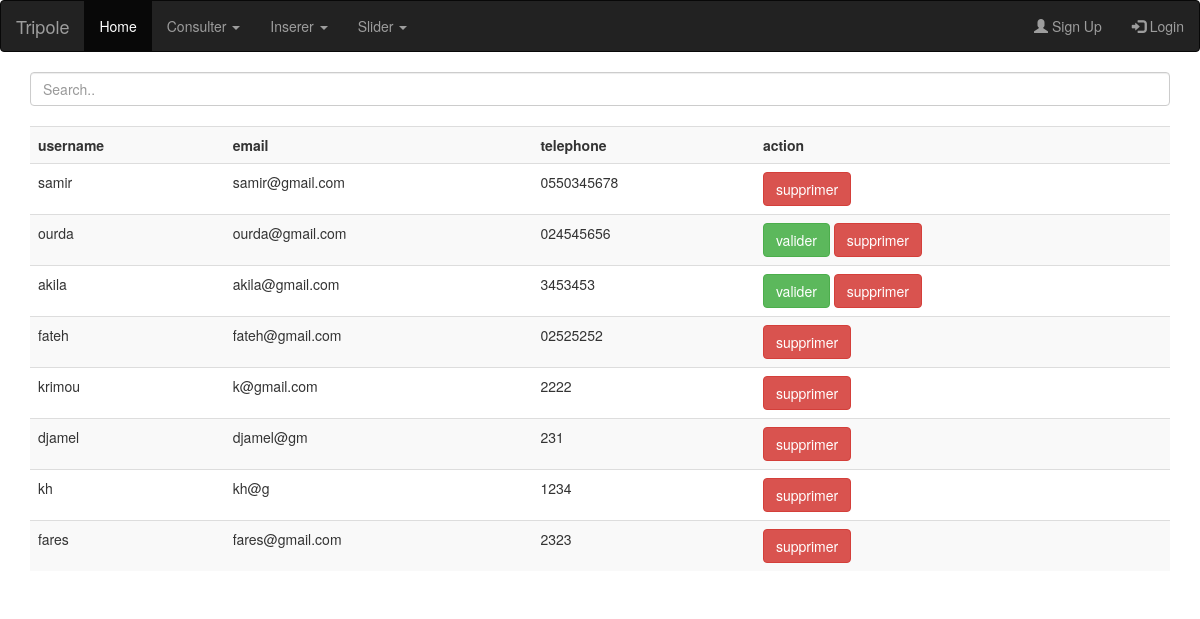
The page /admin/users_consulter.php on the database its author committed.
### tables this page shows
CREATE TABLE IF NOT EXISTS `users` (
  `id_user` int(11) NOT NULL AUTO_INCREMENT,
  `username` varchar(255) NOT NULL,
  `email` varchar(255) NOT NULL,
  `telephone` varchar(255) NOT NULL,
  `password` varchar(255) NOT NULL,
  `rank` int(11) NOT NULL,
  `validation` int(11) NOT NULL,
  PRIMARY KEY (`id_user`)
);

### admin/users_consulter.php (the view, shortened to what this page needs)
<?php
	include 'includes/header.php';
	include 'includes/connect.php';
	include 'includes/navbar.php';
		$sql = $connect->prepare("SELECT * FROM users WHERE rank != 1");
		$sql->execute();
		$row = $sql->rowCount();
		$users= $sql->fetchAll();
		if($row > 0)
		{
			echo "<div class='container'>";
			echo'<input class="form-control" id="myInput" type="text" placeholder="Search..">'.'<br>';
			echo "<table class='table table-striped'";
				echo "<thead>";
				echo "<tr>";
				echo "<th>username</th>";
				echo "<th>email</th>";
				echo "<th>telephone</th>";
				echo "<th>action</th>";
				echo "</tr>";
				echo '<body id="myTable">';
			foreach ($users as $user) {
				echo "<tr>";
				echo "<td>".$user['username']."</td>";
				echo "<td>".$user['email']."</td>";
				echo "<td>".$user['telephone']."</td>";
				if ($user['validation'] == 0) {
					echo "<td>
							<div class='btn btn-success' name='valider'><a href='users_action.php?id=".$user['id_user']."' style='text-decoration:none; color:#fff'>valider</a></div>
							<div class='btn btn-danger' name='supprimer'><a href='users_action.php?ids=".$user['id_user']."' style='text-decoration:none; color:#fff'>supprimer</a></div>
					</td>";
				}else{
				echo "<td>
							<div class='btn btn-danger' name='supprimer'><a href='users_action.php?ids=".$user['id_user']."' style='text-decoration:none; color:#fff'>supprimer</a></div>
					</td>";
					}
				echo "</tr>";
				echo "</body>";
			}
		}else{
			echo 'Tableau des utilisteurs est vides, pas de nouveaux abonnees';
		}
	include 'includes/footer.php';
?>

### admin/includes/header.php (shortened to what this page needs)
<!DOCTYPE html>
<html>
<head>
	<link rel="stylesheet" type="text/css" href="css/bootstrap.min.css">
	<link rel="stylesheet" type="text/css" href="css/style.css">
</head>
<body>

### admin/includes/navbar.php (shortened to what this page needs)
<nav class="navbar navbar-inverse">
  <div class="container-fluid">
    <div class="navbar-header">
      <a class="navbar-brand" href="#">Tripole</a>
    </div>
    <ul class="nav navbar-nav">
      <li class="active"><a href="index.php">Home</a></li>
      <li class="dropdown">
        <a class="dropdown-toggle" data-toggle="dropdown" href="#">Consulter
        <span class="caret"></span></a>
      </li>
      <li class="dropdown">
        <a class="dropdown-toggle" data-toggle="dropdown" href="#">Inserer
        <span class="caret"></span></a>
      </li>
      <li class="dropdown">
        <a class="dropdown-toggle" data-toggle="dropdown" href="#">Slider
        <span class="caret"></span></a>
      </li>
    </ul>
<?php
      if(!empty($_SESSION['username']))
      {
        echo '<ul class="nav navbar-nav navbar-right">';
            echo "<li class='dropdown'><a href='#' class='dropdown-toggle' data-toggle='dropdown'>" .$_SESSION['username']. "<span class='caret'> </span>    </a>";
                          echo "<ul class='dropdown-menu'>";
                              echo "    <li><a href='produit.php'>Profile</a></li>";
                              echo "    <li><a href='../logout.php'>Logout</a></li>";
                          echo "</ul>";
            echo "</li>";
      }else
      {
        echo '
          <ul class="nav navbar-nav navbar-right">
              <li><a href="../signup.php"><span class="glyphicon glyphicon-user"></span> Sign Up</a></li>
              <li><a href="../login.php"><span class="glyphicon glyphicon-log-in"></span> Login</a></li>
          </ul>
        ';
      }
?>
  </div>
</nav>

### admin/includes/footer.php (shortened to what this page needs)
</body>
</html>

### rows shown on the page
users: username "samir", email "samir@gmail.com", telephone "0550345678"
users: username "ourda", email "ourda@gmail.com", telephone "024545656"
users: username "akila", email "akila@gmail.com", telephone "3453453"
users: username "fateh", email "fateh@gmail.com", telephone "02525252"
users: username "krimou", email "k@gmail.com", telephone "2222"
users: username "djamel", email "djamel@gm", telephone "231"
users: username "kh", email "kh@g", telephone "1234"
users: username "fares", email "fares@gmail.com", telephone "2323"
